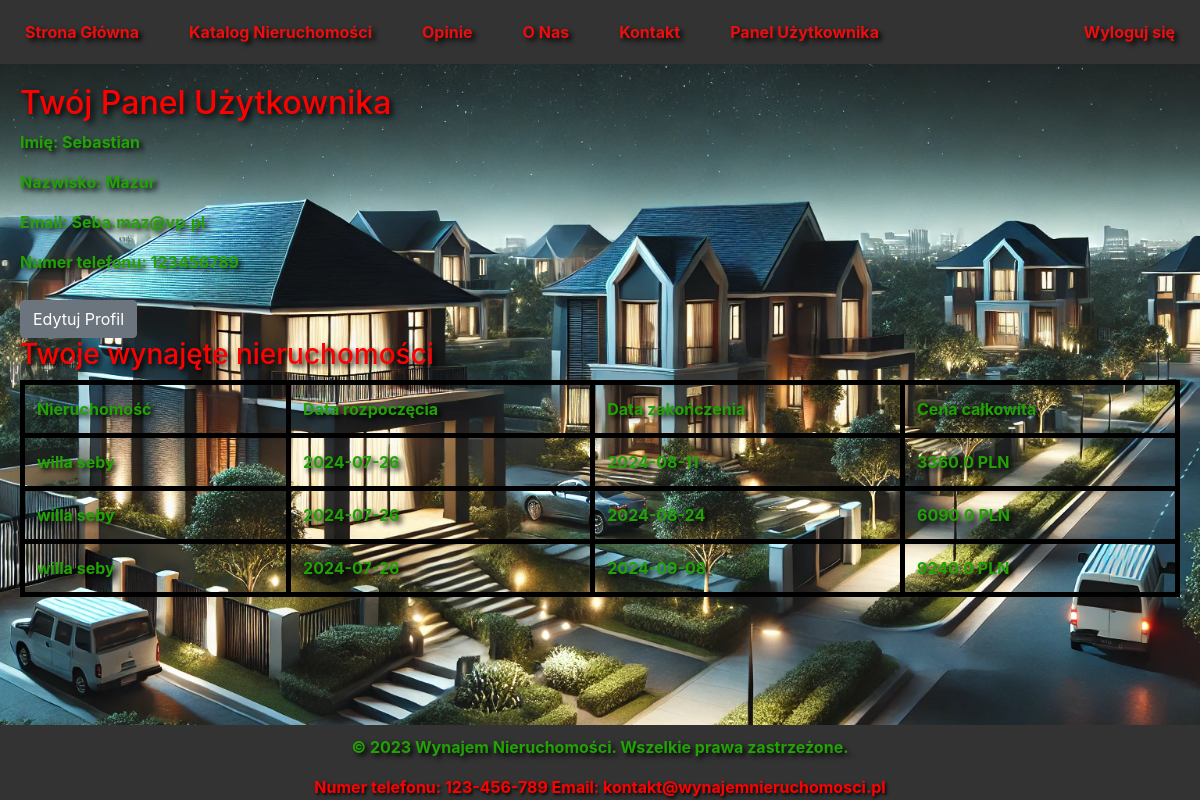
Screenshot of /user_panel (signed in) with the database file from the repository.
### app.py (models this page shows, shortened)
class User(db.Model, UserMixin):
    id = db.Column(db.Integer, primary_key=True)
    username = db.Column(db.String(150), nullable=False, unique=True)
    password = db.Column(db.String(150), nullable=False)
    is_admin = db.Column(db.Boolean, default=False)
    first_name = db.Column(db.String(150))
    last_name = db.Column(db.String(150))
    email = db.Column(db.String(150), unique=True, nullable=False)
    phone_number = db.Column(db.String(20))
    opinions = db.relationship('Opinion', back_populates='user')
    rentals = db.relationship('Rental', backref='user', lazy=True)

class Rental(db.Model):
    id = db.Column(db.Integer, primary_key=True)
    user_id = db.Column(db.Integer, db.ForeignKey('user.id'), nullable=False)
    nieruchomosc_id = db.Column(db.Integer, db.ForeignKey('nieruchomosc.id'), nullable=False)
    start_date = db.Column(db.Date, nullable=False)
    end_date = db.Column(db.Date, nullable=False)
    total_price = db.Column(db.Float, nullable=False)
    user = db.relationship('User', back_populates='rentals')
    nieruchomosc = db.relationship('Nieruchomosc', back_populates='rentals')
    User.rentals = db.relationship('Rental', back_populates='user')
    Nieruchomosc.rentals = db.relationship('Rental', back_populates='nieruchomosc')

class Nieruchomosc(db.Model):
    id = db.Column(db.Integer, primary_key=True)
    nazwa = db.Column(db.String(100), nullable=False)
    lokalizacja = db.Column(db.String(100), nullable=False)
    cena_dzienna = db.Column(db.Float, nullable=False)
    opis = db.Column(db.Text, nullable=True)
    image_file = db.Column(db.String(100), nullable=False, default='default.jpg')  # Upewnij się, że kolumna istnieje
    wynajmy = db.relationship('Wynajem', backref='nieruchomosc', lazy=True)
    opinions = db.relationship('Opinion', back_populates='nieruchomosc', lazy=True)
    zdjecia = db.relationship('Zdjecie', backref='nieruchomosc', lazy=True)
    rentals = db.relationship('Rental', back_populates='nieruchomosc', cascade="all, delete-orphan")

### app.py (the view)
@app.route('/user_panel')
@login_required
def user_panel():
    rentals = Rental.query.filter_by(user_id=current_user.id).all()
    return render_template('user_panel.html', rentals=rentals)

### app.py (called while the page is built)
@login_manager.user_loader
def load_user(user_id):
    return User.query.get(int(user_id))

### templates/user_panel.html
{% extends "base.html" %}
{% block content %}
    <h2>Twój Panel Użytkownika</h2>
    <p>Imię: {{ current_user.first_name }}</p>
    <p>Nazwisko: {{ current_user.last_name }}</p>
    <p>Email: {{ current_user.email }}</p>
    <p>Numer telefonu: {{ current_user.phone_number }}</p>
    <a href="{{ url_for('edit_profile') }}" class="btn btn-secondary">Edytuj Profil</a>
    <h3>Twoje wynajęte nieruchomości</h3>
    <table class="table">
        <thead>
            <tr>
                <th>Nieruchomość</th>
                <th>Data rozpoczęcia</th>
                <th>Data zakończenia</th>
                <th>Cena całkowita</th>
            </tr>
        </thead>
        <tbody>
            {% for rental in rentals %}
                <tr>
                    <td>{{ rental.nieruchomosc.nazwa }}</td>
                    <td>{{ rental.start_date }}</td>
                    <td>{{ rental.end_date }}</td>
                    <td>{{ rental.total_price }} PLN</td>
                </tr>
            {% endfor %}
        </tbody>
    </table>
{% endblock %}

### static/css/styles.css (style rules this page uses)
body { font-family: Arial, sans-serif; background: url('../images/tlo.webp') no-repeat center center fixed; background-size: cover; color: #ff0000; margin: 0; padding: 0; font-weight: bold; }
h1, h2, h3, h4, h5, h6, .navbar-brand, .nav-link, .alert, footer div { font-weight: bold; font-size: 1,5em; color:red; text-shadow: 0.1em 0.1em 0.2em black; }
p,li { color: #22a205; font-weight: bold; font-size: 1,5em; text-shadow: 0.2em 0.2em 0.3em black; }
table,td,th { color: #22a205; font-weight: bold; font-size: 1,5em; text-shadow: 0.2em 0.2em 0.3em black; border: #333; }
table, table * { border: 5px solid black }
.btn { padding: 5px 10px; border: none; cursor: pointer; text-decoration: none; font-size: 14px; margin-top: 10px; }

### rows the page displays
User: first_name "Sebastian", last_name "Mazur", email "Seba.maz@vp.pl", phone_number "123456789"
Rental: nieruchomosc.nazwa "willa seby", start_date "2024-07-26", end_date "2024-08-11", total_price "3360.0"
Rental: nieruchomosc.nazwa "willa seby", start_date "2024-07-26", end_date "2024-08-24", total_price "6090.0"
Rental: nieruchomosc.nazwa "willa seby", start_date "2024-07-26", end_date "2024-09-08", total_price "9240.0"
